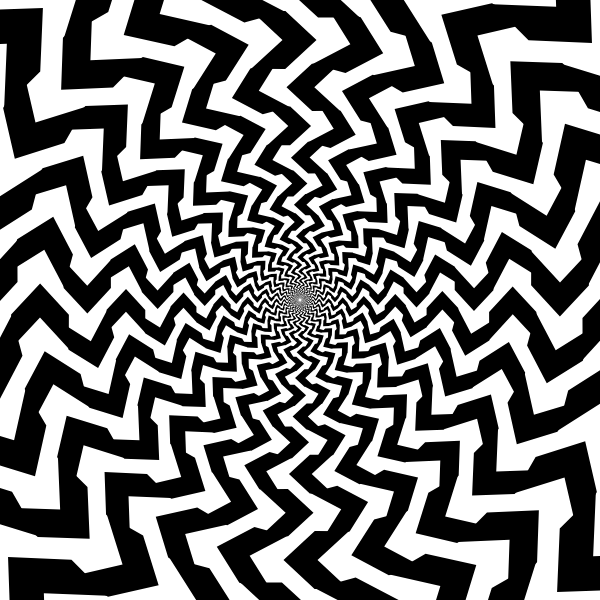
Frame 1 (no input)
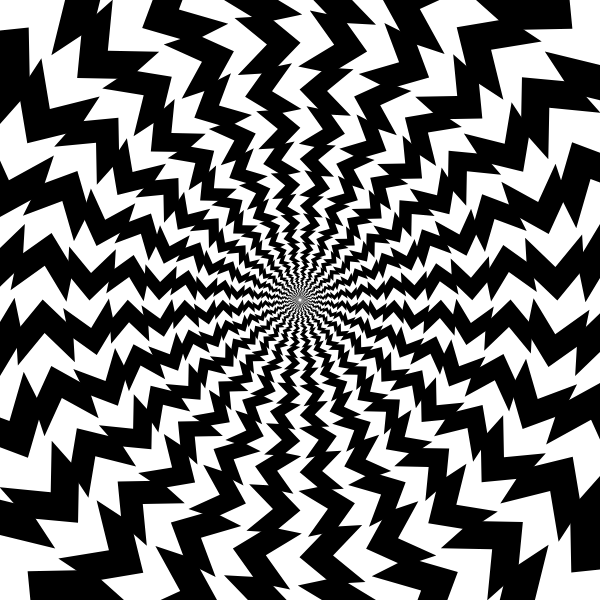
Frame 60 (no input)
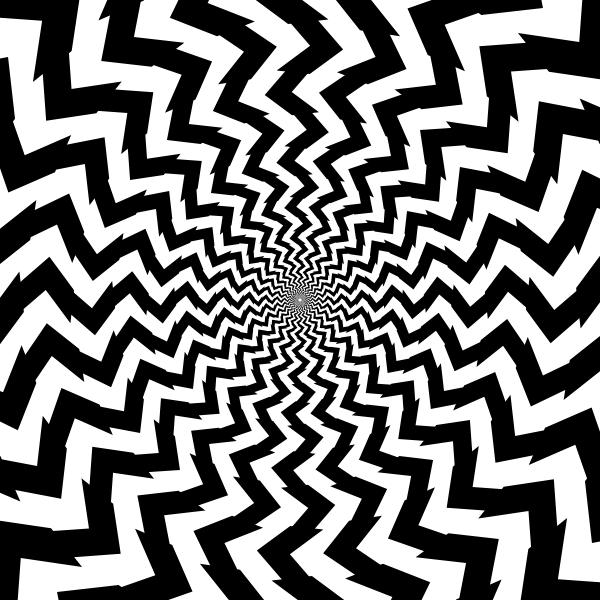
Frame 120 (the mouse pressed at the canvas centre since frame 60)

The p5.js sketch that drew these frames (run headless with seeded random() and noise() and a simulated clock; from frame 60 on, the mouse is pressed at the canvas centre):

// p5.js sketch
// ── sketch.js
// Illusione: anelli concentrici di chevron (originale, sul principio del
//   Café Wall: file di elementi uguali sfalsate di metà passo)
// Fonte: https://it.dreamstime.com/illusione-ottica-geometrica-motivo-cerchio-bianco-e-nero-vettore-eps-image171799965
// Regola: ogni fascia è un anello di numChevron chevron a V, tutti uguali dentro
//   la stessa fascia; verso il centro l'anello si rimpicciolisce di un fattore
//   costante (rapportoFasce) e i chevron con lui, restando in numero uguale:
//   quindi più piccoli e più fitti. Le fasce vicine hanno i chevron rivolti in
//   senso opposto e scorrono una avanti e l'altra indietro.
// Movimento: tutte le fasce scendono verso il centro di un fattore
//   rapportoFasce a ogni passo, mentre le più esterne entrano dal bordo: così
//   il motivo sembra un tunnel senza fondo. Il ciclo riparte dopo due fasce,
//   perché lo spostamento di due fasce conserva l'orientamento alternato.
// Parametri critici:
//   ampiezzaOscillazione: lo sfasamento fra fasce adiacenti, l'equivalente
//     dello sfasamento delle file di mattoni nel Café Wall.
//     effetto più evidente con 0.5 (fasce sfalsate di 7,5 gradi, metà del
//     passo angolare di 15: i chevron di una fascia cadono fra quelli della
//     successiva),
//     nessun effetto con 0 (fasce allineate: anelli concentrici regolari);
//     durante l'oscillazione lo sfasamento va da 0 a 0.065 e torna indietro,
//     quindi l'effetto compare e scompare da solo.
//   rapportoChevron: la misura del chevron rispetto al raggio della fascia, da
//     cui dipende rapportoFasce, cioè la distanza fra le fasce.
//     effetto più evidente con 0.2 (le fasce si toccano e i chevron si
//     incastrano),
//     nessun effetto con 0.05 (il chevron diventa più corto del suo spessore:
//     la V si scompone in blocchi e le fasce diventano una griglia di rettangoli).

// Larghezza e altezza della tela
let larghezzaTela = 600;
let altezzaTela = 600;

// Raggio della fascia più esterna, in pixel
let raggioEsterno = 260;
// Quanti chevron ci sono in ogni fascia
let numChevron = 24;
// Grandezza del chevron rispetto al raggio della sua fascia
let rapportoChevron = 0.2;
// Altezza del chevron (punta e base), come frazione della sua grandezza
let altezzaChevron = 0.3;
// Ogni fascia interna tocca quella esterna: il rapporto fra i due raggi è
// quello che porta i bordi delle due fasce a incontrarsi
let rapportoFasce = (1 - rapportoChevron / 2) / (1 + rapportoChevron / 2);
// Raggio entro cui la fascia più interna scompare nel centro mentre scorre
let raggioMinimo = 3;
// Quante fasce servono per scendere da raggioEsterno a raggioMinimo
// (Math.ceil e Math.log funzionano già prima che p5 carichi)
let numFasce = Math.ceil(Math.log(raggioMinimo / raggioEsterno) / Math.log(rapportoFasce));
// Radianti di oscillazione della fascia rispetto alla posizione di riposo:
// più è grande, più gli chevron scorrono lontano avanti e indietro;
// 0.065 è un quarto del passo angolare, cioè metà passo fra fasce vicine
let ampiezzaOscillazione = 0.5;
// Radianti di oscillazione per fotogramma: più è piccolo, più è lento
let velocitaOscillazione = 0.007;
// Fasce che scorrono verso il centro in un fotogramma: più è piccolo, più
// lento il tunnel. Il ciclo completo dura due fasce
let velocitaScorrimento = 0.001;
// Raggio dell'angolo della tela: le fasce esterne devono arrivare fin lì
let raggioAngolo = Math.sqrt(Math.pow(larghezzaTela / 2, 2) + Math.pow(altezzaTela / 2, 2));
// Quante fasce disegnare oltre raggioEsterno per coprire gli angoli anche
// quando, scorrendo, le fasce si rimpiccioliscono; il +2 copre il ciclo
let fasceEsterne = Math.ceil(Math.log(raggioAngolo / raggioEsterno) / Math.log(1 / rapportoFasce)) + 2;

function setup() {
  createCanvas(larghezzaTela, altezzaTela);
}

function draw() {
  background(255);
  translate(width / 2, height / 2);

  let oscillazione = sin(frameCount * velocitaOscillazione) * ampiezzaOscillazione;
  // posizione del ciclo di scorrimento, da 0 a 2 fasce
  let scorrimento = (frameCount * velocitaScorrimento) % 2;
  for (let i = -fasceEsterne; i <= numFasce + 2; i++) {
    // il raggio cala a ogni passo: le fasce scendono verso il centro
    let raggio = raggioEsterno * Math.pow(rapportoFasce, i + scorrimento);
    // fasce adiacenti in senso opposto: una avanza, l'altra arretra
    let verso = 1;
    if (((i % 2) + 2) % 2 === 1) {
      verso = -1;
    }
    disegnaFascia(raggio, oscillazione * verso, verso);
  }
}

// Un anello di chevron a V, tutti uguali, disposti a distanza angolare costante;
// verso indica il senso in cui la fascia si muove
function disegnaFascia(raggio, oscillazione, verso) {
  let passo = TWO_PI / numChevron;
  // distanza fra il centro di un chevron e quello del successivo, misurata sull'anello
  let spazio = raggio * passo;
  let grandezza = raggio * rapportoChevron;
  let h = grandezza * altezzaChevron;
  // il bianco fra due chevron è una banda a V della stessa forma dei chevron:
  // con scarto uguale a spazio/2 ha lo stesso spessore del nero, misurato
  // perpendicolarmente ai bracci (se h supera spazio/4 le punte si accavallano)
  let scarto = spazio / 2;

  push();
  rotate(oscillazione);
  fill(0);
  noStroke();
  for (let i = 0; i < numChevron; i++) {
    push();
    rotate(i * passo);
    translate(0, -raggio);
    // il chevron punta nella direzione del moto della fascia, non verso il centro
    rotate(HALF_PI * verso);
    // il chevron è una banda a forma di V, con le estremità tagliate piatte
    beginShape();
    vertex(-grandezza / 1.8, h);
    vertex(0, -h);
    vertex(grandezza / 1.8, h);
    vertex(grandezza / 1.8, h + scarto);
    vertex(0, -h + scarto);
    vertex(-grandezza / 1.8, h + scarto);
    endShape(CLOSE);
    pop();
  }
  pop();
}
